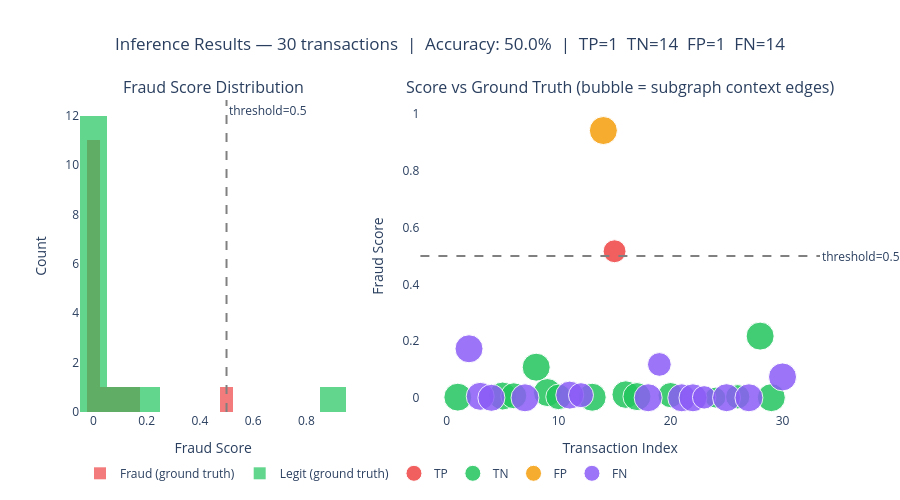

Notebook code for this chart:
### Code cell
COLOR_MAP = {'TP': '#EF4444', 'TN': '#22C55E', 'FP': '#F59E0B', 'FN': '#8B5CF6'}

fig_results = make_subplots(
    rows=1, cols=2,
    subplot_titles=[
        'Fraud Score Distribution',
        'Score vs Ground Truth (bubble = subgraph context edges)',
    ],
    column_widths=[0.4, 0.6],
)

# Left: histogram of fraud scores
for gt_val, gt_name, color in [(1, 'Fraud (ground truth)', '#EF4444'),
                                 (0, 'Legit (ground truth)', '#22C55E')]:
    scores = results_df[results_df['ground_truth'] == gt_val]['fraud_score']
    fig_results.add_trace(
        go.Histogram(x=scores, name=gt_name,
                     marker_color=color, opacity=0.7,
                     nbinsx=15, showlegend=True),
        row=1, col=1,
    )

# Threshold line
fig_results.add_vline(
    x=FRAUD_THRESHOLD, line_dash='dash', line_color='gray',
    annotation_text=f'threshold={FRAUD_THRESHOLD}',
    annotation_position='top right', row=1, col=1,
)

# Right: scatter (transaction index vs fraud score, colored by outcome)
for outcome, color in COLOR_MAP.items():
    sub = results_df[results_df['outcome'] == outcome]
    if len(sub) == 0:
        continue
    fig_results.add_trace(
        go.Scatter(
            x=sub['tx'],
            y=sub['fraud_score'],
            mode='markers',
            marker=dict(
                size=sub['n_context_edges'].clip(upper=200) / 10 + 8,
                color=color,
                opacity=0.85,
                line=dict(color='white', width=1),
            ),
            name=outcome,
            hovertext=[
                f"Tx {r.tx}: U{r.user}→M{r.merchant}<br>"
                f"Score: {r.fraud_score:.3f}<br>"
                f"Subgraph: {r.n_users} users, {r.n_merchants} merchants, {r.n_context_edges} edges"
                for _, r in sub.iterrows()
            ],
            hoverinfo='text',
        ),
        row=1, col=2,
    )

fig_results.add_hline(
    y=FRAUD_THRESHOLD, line_dash='dash', line_color='gray',
    annotation_text=f'threshold={FRAUD_THRESHOLD}',
    annotation_position='right', row=1, col=2,
)

fig_results.update_layout(
    title=dict(
        text=f'Inference Results — {len(predictions)} transactions  |  Accuracy: {acc:.1%}  |  '
             f'TP={int((results_df.outcome=="TP").sum())}  '
             f'TN={int((results_df.outcome=="TN").sum())}  '
             f'FP={int((results_df.outcome=="FP").sum())}  '
             f'FN={int((results_df.outcome=="FN").sum())}',
        x=0.5,
    ),
    barmode='overlay',
    height=500,
    legend=dict(orientation='h', y=-0.15),
    plot_bgcolor='white',
)
fig_results.update_xaxes(title_text='Fraud Score', row=1, col=1)
fig_results.update_yaxes(title_text='Count', row=1, col=1)
fig_results.update_xaxes(title_text='Transaction Index', row=1, col=2)
fig_results.update_yaxes(title_text='Fraud Score', range=[-0.05, 1.05], row=1, col=2)
fig_results.show()

### Figure 1 — Plotly figure (JSON) as saved in the notebook; plotly's stock layout.template omitted (floating-point values rounded to 4 significant figures)
{"data": [{"marker": {"color": "#EF4444"}, "name": "Fraud (ground truth)", "nbinsx": 15, "opacity": 0.7, "showlegend": true, "type": "histogram", "x": [0.1729, 0.005203, 0.0001482, 3.069e-05, 0.009501, 0.009262, 0.5167, 0.000247, 0.1177, 5.45e-05, 1.985e-05, 0.001567, 0.0004315, 0.0001775, 0.07357], "xaxis": "x", "yaxis": "y"}, {"marker": {"color": "#22C55E"}, "name": "Legit (ground truth)", "nbinsx": 15, "opacity": 0.7, "showlegend": true, "type": "histogram", "x": [0.002306, 0.006269, 0.007228, 0.1079, 0.01858, 0.003428, 0.002043, 0.9423, 0.01131, 0.004402, 0.009482, 0.0007773, 0.003737, 0.2175, 0.0005982], "xaxis": "x", "yaxis": "y"}, {"hoverinfo": "text", "hovertext": ["Tx 15: U724→M7<br>Score: 0.517<br>Subgraph: 18 users, 11 merchants, 149 edges"], "marker": {"color": "#EF4444", "line": {"color": "white", "width": 1}, "opacity": 0.85, "size": [22.9]}, "mode": "markers", "name": "TP", "type": "scatter", "x": [15], "xaxis": "x2", "y": [0.5167], "yaxis": "y2"}, {"hoverinfo": "text", "hovertext": ["Tx 1: U1312→M109<br>Score: 0.002<br>Subgraph: 20 users, 11 merchants, 199 edges", "Tx 5: U1729→M108<br>Score: 0.006<br>Subgraph: 19 users, 11 merchants, 201 edges", "Tx 6: U308→M161<br>Score: 0.007<br>Subgraph: 23 users, 11 merchants, 180 edges", "Tx 8: U1347→M64<br>Score: 0.108<br>Subgraph: 22 users, 11 merchants, 255 edges", "Tx 9: U828→M14<br>Score: 0.019<br>Subgraph: 15 users, 11 merchants, 217 edges", "Tx 10: U2592→M400<br>Score: 0.003<br>Subgraph: 24 users, 11 merchants, 176 edges", "Tx 13: U769→M3382<br>Score: 0.002<br>Subgraph: 19 users, 11 merchants, 288 edges", "Tx 16: U105→M159<br>Score: 0.011<br>Subgraph: 26 users, 11 merchants, 196 edges", "Tx 17: U317→M2915<br>Score: 0.004<br>Subgraph: 19 users, 11 merchants, 248 edges", "Tx 20: U2393→M5011<br>Score: 0.009<br>Subgraph: 16 users, 11 merchants, 172 edges", "Tx 24: U840→M8<br>Score: 0.001<br>Subgraph: 34 users, 11 merchants, 129 edges", "Tx 26: U2363→M5778<br>Score: 0.004<br>Subgraph: 24 users, 11 merchants, 163 edges", "Tx 28: U2832→M4609<br>Score: 0.218<br>Subgraph: 17 users, 11 merchants, 239 edges", "Tx 29: U1978→M1834<br>Score: 0.001<br>Subgraph: 23 users, 11 merchants, 279 edges"], "marker": {"color": "#22C55E", "line": {"color": "white", "width": 1}, "opacity": 0.85, "size": [27.9, 28.0, 26.0, 28.0, 28.0, 25.6, 28.0, 27.6, 28.0, 25.2, 20.9, 24.3, 28.0, 28.0]}, "mode": "markers", "name": "TN", "type": "scatter", "x": [1, 5, 6, 8, 9, 10, 13, 16, 17, 20, 24, 26, 28, 29], "xaxis": "x2", "y": [0.002306, 0.006269, 0.007228, 0.1079, 0.01858, 0.003428, 0.002043, 0.01131, 0.004402, 0.009482, 0.0007773, 0.003737, 0.2175, 0.0005982], "yaxis": "y2"}, {"hoverinfo": "text", "hovertext": ["Tx 14: U128→M170<br>Score: 0.942<br>Subgraph: 29 users, 11 merchants, 265 edges"], "marker": {"color": "#F59E0B", "line": {"color": "white", "width": 1}, "opacity": 0.85, "size": [28.0]}, "mode": "markers", "name": "FP", "type": "scatter", "x": [14], "xaxis": "x2", "y": [0.9423], "yaxis": "y2"}, {"hoverinfo": "text", "hovertext": ["Tx 2: U746→M7<br>Score: 0.173<br>Subgraph: 23 users, 11 merchants, 217 edges", "Tx 3: U1616→M9<br>Score: 0.005<br>Subgraph: 24 users, 11 merchants, 211 edges", "Tx 4: U303→M95<br>Score: 0.000<br>Subgraph: 23 users, 11 merchants, 191 edges", "Tx 7: U2793→M23<br>Score: 0.000<br>Subgraph: 22 users, 11 merchants, 262 edges", "Tx 11: U146→M1265<br>Score: 0.010<br>Subgraph: 22 users, 11 merchants, 227 edges", "Tx 12: U1047→M8<br>Score: 0.009<br>Subgraph: 22 users, 11 merchants, 170 edges", "Tx 18: U4422→M63<br>Score: 0.000<br>Subgraph: 25 users, 11 merchants, 272 edges", "Tx 19: U2126→M211<br>Score: 0.118<br>Subgraph: 24 users, 11 merchants, 157 edges", "Tx 21: U555→M340<br>Score: 0.000<br>Subgraph: 23 users, 11 merchants, 265 edges", "Tx 22: U564→M340<br>Score: 0.000<br>Subgraph: 21 users, 11 merchants, 203 edges", "Tx 23: U238→M72<br>Score: 0.002<br>Subgraph: 19 users, 11 merchants, 154 edges", "Tx 25: U239→M63<br>Score: 0.000<br>Subgraph: 18 users, 11 merchants, 230 edges", "Tx 27: U911→M95<br>Score: 0.000<br>Subgraph: 19 users, 11 merchants, 249 edges", "Tx 30: U1631→M113<br>Score: 0.074<br>Subgraph: 24 users, 11 merchants, 228 edges"], "marker": {"color": "#8B5CF6", "line": {"color": "white", "width": 1}, "opacity": 0.85, "size": [28.0, 28.0, 27.1, 28.0, 28.0, 25.0, 28.0, 23.7, 28.0, 28.0, 23.4, 28.0, 28.0, 28.0]}, "mode": "markers", "name": "FN", "type": "scatter", "x": [2, 3, 4, 7, 11, 12, 18, 19, 21, 22, 23, 25, 27, 30], "xaxis": "x2", "y": [0.1729, 0.005203, 0.0001482, 3.069e-05, 0.009501, 0.009262, 0.000247, 0.1177, 5.45e-05, 1.985e-05, 0.001567, 0.0004315, 0.0001775, 0.07357], "yaxis": "y2"}], "layout": {"annotations": [{"font": {"size": 16}, "showarrow": false, "text": "Fraud Score Distribution", "x": 0.18, "xanchor": "center", "xref": "paper", "y": 1, "yanchor": "bottom", "yref": "paper"}, {"font": {"size": 16}, "showarrow": false, "text": "Score vs Ground Truth (bubble = subgraph context edges)", "x": 0.73, "xanchor": "center", "xref": "paper", "y": 1, "yanchor": "bottom", "yref": "paper"}, {"showarrow": false, "text": "threshold=0.5", "x": 0.5, "xanchor": "left", "xref": "x", "y": 1, "yanchor": "top", "yref": "y domain"}, {"showarrow": false, "text": "threshold=0.5", "x": 1, "xanchor": "left", "xref": "x2 domain", "y": 0.5, "yanchor": "middle", "yref": "y2"}], "barmode": "overlay", "height": 500, "legend": {"orientation": "h", "y": -0.15}, "plot_bgcolor": "white", "shapes": [{"line": {"color": "gray", "dash": "dash"}, "type": "line", "x0": 0.5, "x1": 0.5, "xref": "x", "y0": 0, "y1": 1, "yref": "y domain"}, {"line": {"color": "gray", "dash": "dash"}, "type": "line", "x0": 0, "x1": 1, "xref": "x2 domain", "y0": 0.5, "y1": 0.5, "yref": "y2"}], "title": {"text": "Inference Results — 30 transactions  |  Accuracy: 50.0%  |  TP=1  TN=14  FP=1  FN=14", "x": 0.5}, "xaxis": {"anchor": "y", "domain": [0, 0.36], "title": {"text": "Fraud Score"}}, "xaxis2": {"anchor": "y2", "domain": [0.46, 1], "title": {"text": "Transaction Index"}}, "yaxis": {"anchor": "x", "domain": [0, 1], "title": {"text": "Count"}}, "yaxis2": {"anchor": "x2", "domain": [0, 1], "range": [-0.05, 1.05], "title": {"text": "Fraud Score"}}}}
